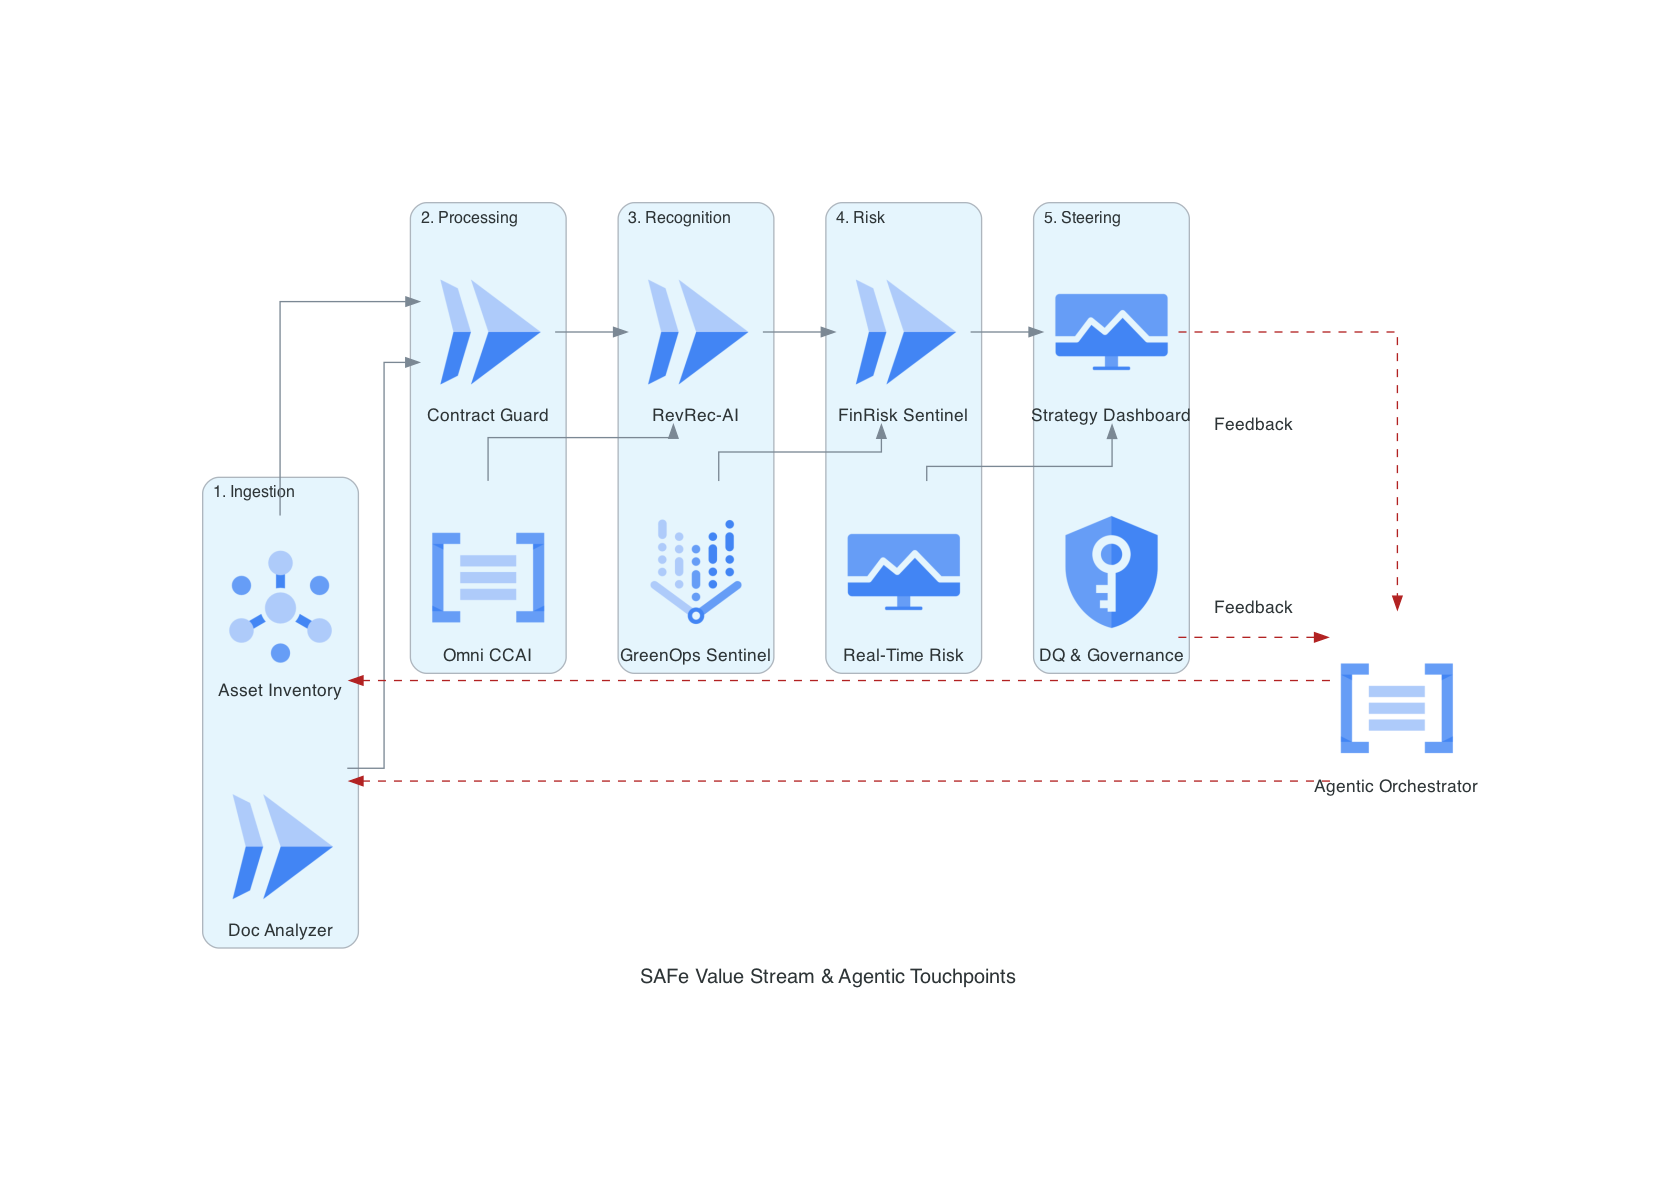

The script that drew this image:
from diagrams import Cluster, Diagram, Edge
from diagrams.gcp.analytics import Pubsub
from diagrams.gcp.compute import Run
from diagrams.gcp.ml import NaturalLanguageAPI, VertexAI
from diagrams.gcp.operations import Monitoring
from diagrams.gcp.security import KeyManagementService

# Filename: value_stream.png
with Diagram("SAFe Value Stream & Agentic Touchpoints", show=False, filename="value_stream", direction="LR"):
    
    with Cluster("1. Ingestion"):
        ingest_group = [Pubsub("Asset Inventory"),
                        Run("Doc Analyzer")]

    with Cluster("2. Processing"):
        proc_group = [Run("Contract Guard"),
                      NaturalLanguageAPI("Omni CCAI")]

    with Cluster("3. Recognition"):
        recog_group = [Run("RevRec-AI"),
                       VertexAI("GreenOps Sentinel")]

    with Cluster("4. Risk"):
        risk_group = [Run("FinRisk Sentinel"),
                      Monitoring("Real-Time Risk")]

    with Cluster("5. Steering"):
        steer_group = [Monitoring("Strategy Dashboard"),
                       KeyManagementService("DQ & Governance")]

    # Corrected Value Stream Flow (Connecting nodes to lists)
    # We use a simple loop or connect the first item to ensure the group link renders
    ingest_group >> proc_group[0]
    proc_group >> recog_group[0]
    recog_group >> risk_group[0]
    risk_group >> steer_group[0]

    # Agentic Overlay (Feedback Loops)
    orchestrator = NaturalLanguageAPI("Agentic Orchestrator")
    
    # Logic flow from Steering back to Orchestrator to Ingestion
    steer_group >> Edge(label="Feedback", color="firebrick", style="dashed") >> orchestrator
    orchestrator >> Edge(color="firebrick", style="dashed") >> ingest_group
